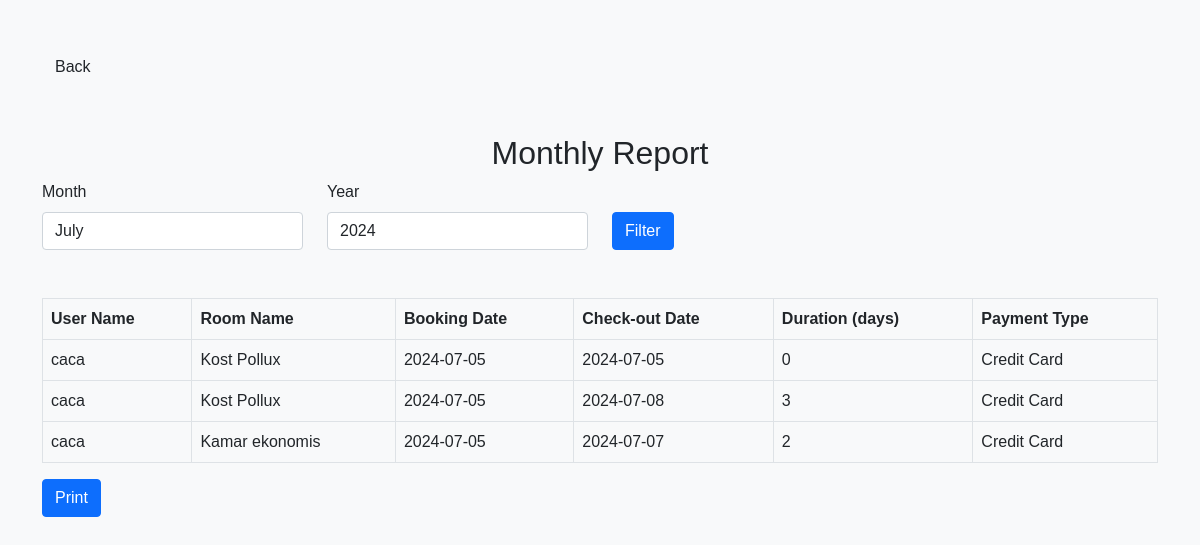
The app's page /admin_report.php (signed in) with its own data.
### tables this page shows
CREATE TABLE `bookings` (
  `id` int(11) NOT NULL,
  `user_id` int(11) NOT NULL,
  `room_id` int(11) NOT NULL,
  `check_in_date` date NOT NULL,
  `check_out_date` date NOT NULL,
  `payment_type` varchar(50) NOT NULL,
  `payment_status` varchar(50) DEFAULT 'Pending'
);

CREATE TABLE `users` (
  `id` int(11) NOT NULL,
  `username` varchar(50) NOT NULL,
  `password` varchar(255) NOT NULL,
  `email` varchar(100) NOT NULL,
  `status` enum('admin','user') NOT NULL DEFAULT 'user'
);

CREATE TABLE `rooms` (
  `id` int(11) NOT NULL,
  `name` varchar(100) NOT NULL,
  `description` text NOT NULL,
  `price` decimal(10,2) NOT NULL,
  `available_rooms` int(11) NOT NULL
);

### admin_report.php (the view, shortened to what this page needs)
<?php
include 'config.php';
$selected_month = isset($_POST['month']) ? $_POST['month'] : date('m');
$selected_year = isset($_POST['year']) ? $_POST['year'] : date('Y');
$sql = "SELECT
            users.username AS user_name,
            rooms.name AS room_name,
            bookings.check_in_date,
            bookings.check_out_date,
            DATEDIFF(bookings.check_out_date, bookings.check_in_date) AS duration,
            bookings.payment_type
        FROM bookings
        JOIN users ON bookings.user_id = users.id
        JOIN rooms ON bookings.room_id = rooms.id
        WHERE MONTH(bookings.check_in_date) = '$selected_month'
        AND YEAR(bookings.check_in_date) = '$selected_year'";
$result = $conn->query($sql);
?>
<!doctype html>
<html lang="en">
<head>
    <link href="https://cdn.jsdelivr.net/npm/bootstrap@5.0.2/dist/css/bootstrap.min.css" rel="stylesheet">
    <link rel="stylesheet" href="css/style.css">
</head>
<body>
    <div class="container mt-5">
        <a href="index.php" class="btn mb-5"><i class="bi bi-arrow-left-circle"></i> Back</a> <br>
        <center>
            <h2>Monthly Report</h2>
        </center>
        <form method="post" action="">
            <div class="row mb-3">
                <div class="col-md-3">
                    <label for="month" class="form-label">Month</label>
                    <select class="form-control" id="month" name="month">
                        <?php
                        for ($m=1; $m<=12; $m++) {
                            $month = date('m', mktime(0, 0, 0, $m, 1, date('Y')));
                            $month_name = date('F', mktime(0, 0, 0, $m, 1, date('Y')));
                            echo "<option value='$month'".($selected_month == $month ? " selected" : "").">$month_name</option>";
                        }
                        ?>
                    </select>
                </div>
                <div class="col-md-3">
                    <label for="year" class="form-label">Year</label>
                    <select class="form-control" id="year" name="year">
                        <?php
                        $current_year = date('Y');
                        for ($y=$current_year-5; $y<=$current_year; $y++) {
                            echo "<option value='$y'".($selected_year == $y ? " selected" : "").">$y</option>";
                        }
                        ?>
                    </select>
                </div>
                <div class="col-md-3 d-flex align-items-end">
                    <button type="submit" class="btn btn-primary">Filter</button>
                </div>
            </div>
        </form>
        <table class="table table-bordered mt-5">
            <thead>
                <tr>
                    <th>User Name</th>
                    <th>Room Name</th>
                    <th>Booking Date</th>
                    <th>Check-out Date</th>
                    <th>Duration (days)</th>
                    <th>Payment Type</th>
                </tr>
            </thead>
            <tbody>
                <?php while ($booking = $result->fetch_assoc()): ?>
                    <tr>
                        <td><?php echo $booking['user_name']; ?></td>
                        <td><?php echo $booking['room_name']; ?></td>
                        <td><?php echo $booking['check_in_date']; ?></td>
                        <td><?php echo $booking['check_out_date']; ?></td>
                        <td><?php echo $booking['duration']; ?></td>
                        <td><?php echo $booking['payment_type']; ?></td>
                    </tr>
                <?php endwhile; ?>
            </tbody>
        </table>
        <a href="print_report.php?month=<?php echo $selected_month; ?>&year=<?php echo $selected_year; ?>" class="btn btn-primary" target="_blank">Print</a>
    </div>
</body>
</body>
</html>

### css/style.css (style rules this page uses)
:root { --primary-color: #829460; }
body { font-family: 'Poppins', sans-serif; background-color: #DEF5E5; }
* { z-index: 3; }
body { font-family: 'Poppins', sans-serif; background-color: #f8f9fa; }

### records on screen
bookings: user.username "caca", room.name "Kost Pollux", check_in_date "2024-07-05", check_out_date "2024-07-05", duration "0", payment_type "Credit Card"
bookings: user.username "caca", room.name "Kost Pollux", check_in_date "2024-07-05", check_out_date "2024-07-08", duration "3", payment_type "Credit Card"
bookings: user.username "caca", room.name "Kamar ekonomis", check_in_date "2024-07-05", check_out_date "2024-07-07", duration "2", payment_type "Credit Card"

### other values on screen
form field month "July"
form field year "2024"
